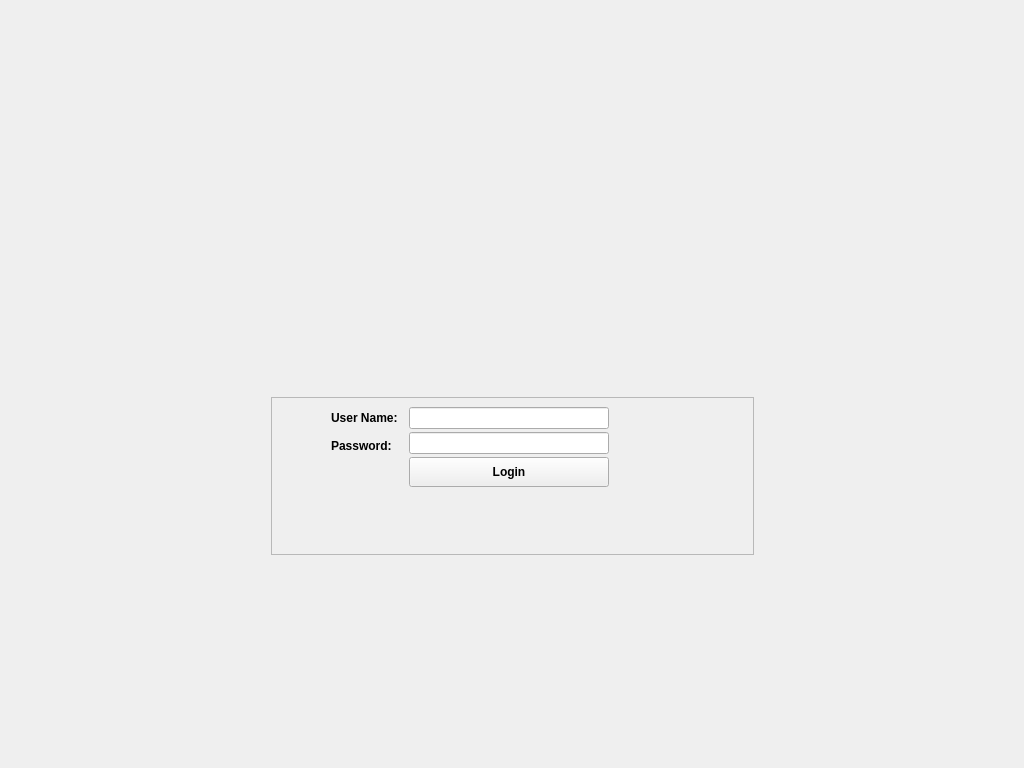
<?xml version="1.0" encoding="UTF-8"?>
<ui version="4.0">
 <class>Form</class>
 <widget class="QWidget" name="Form">
  <property name="geometry">
   <rect>
    <x>0</x>
    <y>0</y>
    <width>1024</width>
    <height>768</height>
   </rect>
  </property>
  <property name="minimumSize">
   <size>
    <width>1024</width>
    <height>768</height>
   </size>
  </property>
  <property name="windowTitle">
   <string>Form</string>
  </property>
  <property name="styleSheet">
   <string notr="true"/>
  </property>
  <layout class="QGridLayout" name="gridLayout_2">
   <property name="horizontalSpacing">
    <number>0</number>
   </property>
   <property name="verticalSpacing">
    <number>6</number>
   </property>
   <property name="margin">
    <number>0</number>
   </property>
   <item row="0" column="0">
    <layout class="QHBoxLayout" name="horizontalLayout_7">
     <item>
      <spacer name="horizontalSpacer">
       <property name="orientation">
        <enum>Qt::Horizontal</enum>
       </property>
       <property name="sizeHint" stdset="0">
        <size>
         <width>268</width>
         <height>20</height>
        </size>
       </property>
      </spacer>
     </item>
     <item>
      <layout class="QVBoxLayout" name="verticalLayout">
       <property name="spacing">
        <number>3</number>
       </property>
       <item>
        <spacer name="verticalSpacer_6">
         <property name="orientation">
          <enum>Qt::Vertical</enum>
         </property>
         <property name="sizeType">
          <enum>QSizePolicy::Fixed</enum>
         </property>
         <property name="sizeHint" stdset="0">
          <size>
           <width>20</width>
           <height>10</height>
          </size>
         </property>
        </spacer>
       </item>
       <item>
        <layout class="QHBoxLayout" name="horizontalLayout_4">
         <item>
          <spacer name="horizontalSpacer_6">
           <property name="orientation">
            <enum>Qt::Horizontal</enum>
           </property>
           <property name="sizeHint" stdset="0">
            <size>
             <width>40</width>
             <height>20</height>
            </size>
           </property>
          </spacer>
         </item>
         <item>
          <widget class="QLabel" name="lb_image_logo">
           <property name="minimumSize">
            <size>
             <width>403</width>
             <height>347</height>
            </size>
           </property>
           <property name="maximumSize">
            <size>
             <width>500</width>
             <height>347</height>
            </size>
           </property>
           <property name="text">
            <string/>
           </property>
          </widget>
         </item>
         <item>
          <spacer name="horizontalSpacer_7">
           <property name="orientation">
            <enum>Qt::Horizontal</enum>
           </property>
           <property name="sizeHint" stdset="0">
            <size>
             <width>40</width>
             <height>20</height>
            </size>
           </property>
          </spacer>
         </item>
        </layout>
       </item>
       <item>
        <spacer name="verticalSpacer">
         <property name="orientation">
          <enum>Qt::Vertical</enum>
         </property>
         <property name="sizeType">
          <enum>QSizePolicy::Maximum</enum>
         </property>
         <property name="sizeHint" stdset="0">
          <size>
           <width>20</width>
           <height>40</height>
          </size>
         </property>
        </spacer>
       </item>
       <item>
        <widget class="QFrame" name="frame">
         <property name="minimumSize">
          <size>
           <width>450</width>
           <height>100</height>
          </size>
         </property>
         <property name="maximumSize">
          <size>
           <width>16777215</width>
           <height>160</height>
          </size>
         </property>
         <property name="frameShape">
          <enum>QFrame::StyledPanel</enum>
         </property>
         <property name="frameShadow">
          <enum>QFrame::Raised</enum>
         </property>
         <layout class="QGridLayout" name="gridLayout">
          <item row="2" column="0">
           <layout class="QHBoxLayout" name="horizontalLayout_2">
            <item>
             <spacer name="horizontalSpacer_5">
              <property name="orientation">
               <enum>Qt::Horizontal</enum>
              </property>
              <property name="sizeType">
               <enum>QSizePolicy::Fixed</enum>
              </property>
              <property name="sizeHint" stdset="0">
               <size>
                <width>135</width>
                <height>20</height>
               </size>
              </property>
             </spacer>
            </item>
            <item>
             <widget class="QLabel" name="lb_info">
              <property name="minimumSize">
               <size>
                <width>0</width>
                <height>25</height>
               </size>
              </property>
              <property name="font">
               <font>
                <weight>75</weight>
                <bold>true</bold>
               </font>
              </property>
              <property name="text">
               <string/>
              </property>
              <property name="wordWrap">
               <bool>true</bool>
              </property>
             </widget>
            </item>
            <item>
             <spacer name="horizontalSpacer_4">
              <property name="orientation">
               <enum>Qt::Horizontal</enum>
              </property>
              <property name="sizeType">
               <enum>QSizePolicy::Fixed</enum>
              </property>
              <property name="sizeHint" stdset="0">
               <size>
                <width>135</width>
                <height>20</height>
               </size>
              </property>
             </spacer>
            </item>
           </layout>
          </item>
          <item row="1" column="0">
           <layout class="QHBoxLayout" name="horizontalLayout_3">
            <item>
             <spacer name="verticalSpacer_4">
              <property name="orientation">
               <enum>Qt::Vertical</enum>
              </property>
              <property name="sizeHint" stdset="0">
               <size>
                <width>20</width>
                <height>40</height>
               </size>
              </property>
             </spacer>
            </item>
            <item>
             <spacer name="verticalSpacer_5">
              <property name="orientation">
               <enum>Qt::Vertical</enum>
              </property>
              <property name="sizeHint" stdset="0">
               <size>
                <width>20</width>
                <height>40</height>
               </size>
              </property>
             </spacer>
            </item>
           </layout>
          </item>
          <item row="0" column="0">
           <layout class="QHBoxLayout" name="horizontalLayout_6">
            <property name="spacing">
             <number>3</number>
            </property>
            <item>
             <layout class="QHBoxLayout" name="horizontalLayout">
              <property name="spacing">
               <number>3</number>
              </property>
              <item>
               <spacer name="horizontalSpacer_3">
                <property name="orientation">
                 <enum>Qt::Horizontal</enum>
                </property>
                <property name="sizeType">
                 <enum>QSizePolicy::Fixed</enum>
                </property>
                <property name="sizeHint" stdset="0">
                 <size>
                  <width>50</width>
                  <height>20</height>
                 </size>
                </property>
               </spacer>
              </item>
              <item>
               <layout class="QVBoxLayout" name="verticalLayout_6">
                <property name="spacing">
                 <number>6</number>
                </property>
                <item>
                 <widget class="QLabel" name="lb_user_2">
                  <property name="minimumSize">
                   <size>
                    <width>75</width>
                    <height>0</height>
                   </size>
                  </property>
                  <property name="font">
                   <font>
                    <weight>75</weight>
                    <bold>true</bold>
                   </font>
                  </property>
                  <property name="text">
                   <string>User Name:</string>
                  </property>
                 </widget>
                </item>
                <item>
                 <widget class="QLabel" name="lb_pass_2">
                  <property name="minimumSize">
                   <size>
                    <width>70</width>
                    <height>0</height>
                   </size>
                  </property>
                  <property name="font">
                   <font>
                    <weight>75</weight>
                    <bold>true</bold>
                   </font>
                  </property>
                  <property name="text">
                   <string>Password:</string>
                  </property>
                 </widget>
                </item>
                <item>
                 <spacer name="verticalSpacer_7">
                  <property name="orientation">
                   <enum>Qt::Vertical</enum>
                  </property>
                  <property name="sizeType">
                   <enum>QSizePolicy::Fixed</enum>
                  </property>
                  <property name="sizeHint" stdset="0">
                   <size>
                    <width>20</width>
                    <height>30</height>
                   </size>
                  </property>
                 </spacer>
                </item>
               </layout>
              </item>
             </layout>
            </item>
            <item>
             <layout class="QVBoxLayout" name="verticalLayout_4">
              <property name="spacing">
               <number>3</number>
              </property>
              <item>
               <widget class="QLineEdit" name="le_user">
                <property name="alignment">
                 <set>Qt::AlignCenter</set>
                </property>
               </widget>
              </item>
              <item>
               <widget class="QLineEdit" name="le_pass">
                <property name="echoMode">
                 <enum>QLineEdit::Password</enum>
                </property>
                <property name="alignment">
                 <set>Qt::AlignCenter</set>
                </property>
               </widget>
              </item>
              <item>
               <widget class="QPushButton" name="pb_login">
                <property name="minimumSize">
                 <size>
                  <width>0</width>
                  <height>30</height>
                 </size>
                </property>
                <property name="font">
                 <font>
                  <weight>75</weight>
                  <bold>true</bold>
                 </font>
                </property>
                <property name="text">
                 <string>Login</string>
                </property>
               </widget>
              </item>
             </layout>
            </item>
            <item>
             <spacer name="horizontalSpacer_9">
              <property name="orientation">
               <enum>Qt::Horizontal</enum>
              </property>
              <property name="sizeType">
               <enum>QSizePolicy::Fixed</enum>
              </property>
              <property name="sizeHint" stdset="0">
               <size>
                <width>135</width>
                <height>20</height>
               </size>
              </property>
             </spacer>
            </item>
           </layout>
          </item>
         </layout>
        </widget>
       </item>
       <item>
        <spacer name="verticalSpacer_2">
         <property name="orientation">
          <enum>Qt::Vertical</enum>
         </property>
         <property name="sizeHint" stdset="0">
          <size>
           <width>20</width>
           <height>110</height>
          </size>
         </property>
        </spacer>
       </item>
      </layout>
     </item>
     <item>
      <spacer name="horizontalSpacer_2">
       <property name="orientation">
        <enum>Qt::Horizontal</enum>
       </property>
       <property name="sizeHint" stdset="0">
        <size>
         <width>268</width>
         <height>20</height>
        </size>
       </property>
      </spacer>
     </item>
    </layout>
   </item>
   <item row="1" column="0">
    <layout class="QHBoxLayout" name="horizontalLayout_9">
     <property name="spacing">
      <number>0</number>
     </property>
     <property name="sizeConstraint">
      <enum>QLayout::SetDefaultConstraint</enum>
     </property>
     <item>
      <widget class="QWidget" name="widget_2" native="true">
       <property name="minimumSize">
        <size>
         <width>100</width>
         <height>90</height>
        </size>
       </property>
       <property name="maximumSize">
        <size>
         <width>100</width>
         <height>90</height>
        </size>
       </property>
       <layout class="QGridLayout" name="gridLayout_4">
        <property name="margin">
         <number>0</number>
        </property>
        <property name="spacing">
         <number>0</number>
        </property>
        <item row="1" column="0">
         <widget class="QLabel" name="lb_title">
          <property name="sizePolicy">
           <sizepolicy hsizetype="Minimum" vsizetype="Minimum">
            <horstretch>0</horstretch>
            <verstretch>0</verstretch>
           </sizepolicy>
          </property>
          <property name="minimumSize">
           <size>
            <width>90</width>
            <height>25</height>
           </size>
          </property>
          <property name="maximumSize">
           <size>
            <width>90</width>
            <height>25</height>
           </size>
          </property>
          <property name="font">
           <font>
            <pointsize>-1</pointsize>
           </font>
          </property>
          <property name="styleSheet">
           <string notr="true">QLabel {
	font-size: 24px;
}</string>
          </property>
          <property name="text">
           <string/>
          </property>
          <property name="alignment">
           <set>Qt::AlignBottom|Qt::AlignRight|Qt::AlignTrailing</set>
          </property>
         </widget>
        </item>
        <item row="0" column="0">
         <spacer name="verticalSpacer_9">
          <property name="orientation">
           <enum>Qt::Vertical</enum>
          </property>
          <property name="sizeHint" stdset="0">
           <size>
            <width>20</width>
            <height>50</height>
           </size>
          </property>
         </spacer>
        </item>
       </layout>
      </widget>
     </item>
     <item>
      <layout class="QVBoxLayout" name="verticalLayout_2">
       <property name="spacing">
        <number>0</number>
       </property>
       <item>
        <widget class="QLabel" name="lb_image_wave">
         <property name="sizePolicy">
          <sizepolicy hsizetype="Minimum" vsizetype="Minimum">
           <horstretch>0</horstretch>
           <verstretch>0</verstretch>
          </sizepolicy>
         </property>
         <property name="minimumSize">
          <size>
           <width>500</width>
           <height>90</height>
          </size>
         </property>
         <property name="maximumSize">
          <size>
           <width>16777215</width>
           <height>90</height>
          </size>
         </property>
         <property name="text">
          <string/>
         </property>
         <property name="alignment">
          <set>Qt::AlignBottom|Qt::AlignRight|Qt::AlignTrailing</set>
         </property>
        </widget>
       </item>
       <item>
        <spacer name="verticalSpacer_8">
         <property name="orientation">
          <enum>Qt::Vertical</enum>
         </property>
         <property name="sizeType">
          <enum>QSizePolicy::Fixed</enum>
         </property>
         <property name="sizeHint" stdset="0">
          <size>
           <width>20</width>
           <height>10</height>
          </size>
         </property>
        </spacer>
       </item>
      </layout>
     </item>
    </layout>
   </item>
  </layout>
 </widget>
 <resources/>
 <connections/>
</ui>
